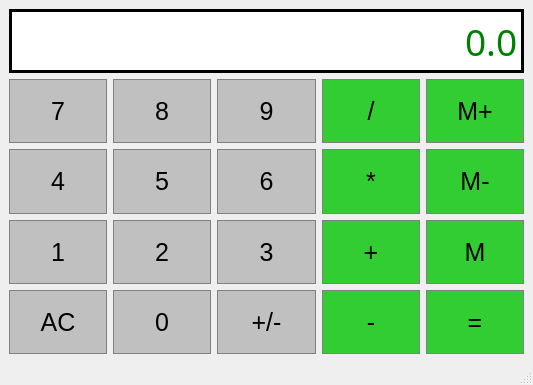
<?xml version="1.0" encoding="UTF-8"?>
<ui version="4.0">
 <class>Calculator</class>
 <widget class="QMainWindow" name="Calculator">
  <property name="geometry">
   <rect>
    <x>0</x>
    <y>0</y>
    <width>533</width>
    <height>385</height>
   </rect>
  </property>
  <property name="windowTitle">
   <string>Calculator</string>
  </property>
  <widget class="QWidget" name="centralwidget">
   <layout class="QGridLayout" name="gridLayout">
    <item row="5" column="2">
     <widget class="QPushButton" name="ChangeSign">
      <property name="sizePolicy">
       <sizepolicy hsizetype="Minimum" vsizetype="Expanding">
        <horstretch>0</horstretch>
        <verstretch>0</verstretch>
       </sizepolicy>
      </property>
      <property name="styleSheet">
       <string notr="true">QPushButton {
	background-color:  #C0C0C0;
	border: 1px solid gray;
	paddingL: 5px;
	color: black;
	font-size: 25px;
}

QPushButton:pressed {
	background-color:  #A9A9A9;
	border: 1px solid gray;
	paddingL: 5px;
	font-size: 25px;
}</string>
      </property>
      <property name="text">
       <string>+/-</string>
      </property>
     </widget>
    </item>
    <item row="4" column="4">
     <widget class="QPushButton" name="MemGet">
      <property name="sizePolicy">
       <sizepolicy hsizetype="Minimum" vsizetype="Expanding">
        <horstretch>0</horstretch>
        <verstretch>0</verstretch>
       </sizepolicy>
      </property>
      <property name="styleSheet">
       <string notr="true">QPushButton {
	background-color:  #32CD32;
	border: 1px solid gray;
	paddingL: 5px;
	color: black;
	font-size: 25px;
}

QPushButton:pressed {
	background-color:  #A9A9A9;
	border: 1px solid gray;
	paddingL: 5px;
	font-size: 25px;
}</string>
      </property>
      <property name="text">
       <string>M</string>
      </property>
     </widget>
    </item>
    <item row="2" column="2">
     <widget class="QPushButton" name="Button9">
      <property name="sizePolicy">
       <sizepolicy hsizetype="Minimum" vsizetype="Expanding">
        <horstretch>0</horstretch>
        <verstretch>0</verstretch>
       </sizepolicy>
      </property>
      <property name="styleSheet">
       <string notr="true">QPushButton {
	background-color:  #C0C0C0;
	border: 1px solid gray;
	paddingL: 5px;
	color: black;
	font-size: 25px;
}

QPushButton:pressed {
	background-color:  #A9A9A9;
	border: 1px solid gray;
	paddingL: 5px;
	font-size: 25px;
}</string>
      </property>
      <property name="text">
       <string>9</string>
      </property>
     </widget>
    </item>
    <item row="2" column="3">
     <widget class="QPushButton" name="Divide">
      <property name="sizePolicy">
       <sizepolicy hsizetype="Minimum" vsizetype="Expanding">
        <horstretch>0</horstretch>
        <verstretch>0</verstretch>
       </sizepolicy>
      </property>
      <property name="styleSheet">
       <string notr="true">QPushButton {
	background-color:  #32CD32;
	border: 1px solid gray;
	paddingL: 5px;
	color: black;
	font-size: 25px;
}

QPushButton:pressed {
	background-color:  #A9A9A9;
	border: 1px solid gray;
	paddingL: 5px;
	font-size: 25px;
}</string>
      </property>
      <property name="text">
       <string>/</string>
      </property>
     </widget>
    </item>
    <item row="4" column="0">
     <widget class="QPushButton" name="Button1">
      <property name="sizePolicy">
       <sizepolicy hsizetype="Minimum" vsizetype="Expanding">
        <horstretch>0</horstretch>
        <verstretch>0</verstretch>
       </sizepolicy>
      </property>
      <property name="styleSheet">
       <string notr="true">QPushButton {
	background-color:  #C0C0C0;
	border: 1px solid gray;
	paddingL: 5px;
	color: black;
	font-size: 25px;
}

QPushButton:pressed {
	background-color:  #A9A9A9;
	border: 1px solid gray;
	paddingL: 5px;
	font-size: 25px;
}</string>
      </property>
      <property name="text">
       <string>1</string>
      </property>
     </widget>
    </item>
    <item row="4" column="1">
     <widget class="QPushButton" name="Button2">
      <property name="sizePolicy">
       <sizepolicy hsizetype="Minimum" vsizetype="Expanding">
        <horstretch>0</horstretch>
        <verstretch>0</verstretch>
       </sizepolicy>
      </property>
      <property name="styleSheet">
       <string notr="true">QPushButton {
	background-color:  #C0C0C0;
	border: 1px solid gray;
	paddingL: 5px;
	color: black;
	font-size: 25px;
}

QPushButton:pressed {
	background-color:  #A9A9A9;
	border: 1px solid gray;
	paddingL: 5px;
	font-size: 25px;
}</string>
      </property>
      <property name="text">
       <string>2</string>
      </property>
     </widget>
    </item>
    <item row="5" column="3">
     <widget class="QPushButton" name="Subtract">
      <property name="sizePolicy">
       <sizepolicy hsizetype="Minimum" vsizetype="Expanding">
        <horstretch>0</horstretch>
        <verstretch>0</verstretch>
       </sizepolicy>
      </property>
      <property name="styleSheet">
       <string notr="true">QPushButton {
	background-color:  #32CD32;
	border: 1px solid gray;
	paddingL: 5px;
	color: black;
	font-size: 25px;
}

QPushButton:pressed {
	background-color:  #A9A9A9;
	border: 1px solid gray;
	paddingL: 5px;
	font-size: 25px;
}</string>
      </property>
      <property name="text">
       <string>-</string>
      </property>
     </widget>
    </item>
    <item row="5" column="4">
     <widget class="QPushButton" name="Equals">
      <property name="sizePolicy">
       <sizepolicy hsizetype="Minimum" vsizetype="Expanding">
        <horstretch>0</horstretch>
        <verstretch>0</verstretch>
       </sizepolicy>
      </property>
      <property name="styleSheet">
       <string notr="true">QPushButton {
	background-color:  #32CD32;
	border: 1px solid gray;
	paddingL: 5px;
	color: black;
	font-size: 25px;
}

QPushButton:pressed {
	background-color:  #A9A9A9;
	border: 1px solid gray;
	paddingL: 5px;
	font-size: 25px;
}</string>
      </property>
      <property name="text">
       <string>=</string>
      </property>
     </widget>
    </item>
    <item row="5" column="0">
     <widget class="QPushButton" name="Clear">
      <property name="sizePolicy">
       <sizepolicy hsizetype="Minimum" vsizetype="Expanding">
        <horstretch>0</horstretch>
        <verstretch>0</verstretch>
       </sizepolicy>
      </property>
      <property name="styleSheet">
       <string notr="true">QPushButton {
	background-color:  #C0C0C0;
	border: 1px solid gray;
	paddingL: 5px;
	color: black;
	font-size: 25px;
}

QPushButton:pressed {
	background-color:  #A9A9A9;
	border: 1px solid gray;
	paddingL: 5px;
	font-size: 25px;
}</string>
      </property>
      <property name="text">
       <string>AC</string>
      </property>
     </widget>
    </item>
    <item row="5" column="1">
     <widget class="QPushButton" name="Button0">
      <property name="sizePolicy">
       <sizepolicy hsizetype="Minimum" vsizetype="Expanding">
        <horstretch>0</horstretch>
        <verstretch>0</verstretch>
       </sizepolicy>
      </property>
      <property name="styleSheet">
       <string notr="true">QPushButton {
	background-color:  #C0C0C0;
	border: 1px solid gray;
	paddingL: 5px;
	color: black;
	font-size: 25px;
}

QPushButton:pressed {
	background-color:  #A9A9A9;
	border: 1px solid gray;
	paddingL: 5px;
	font-size: 25px;
}</string>
      </property>
      <property name="text">
       <string>0</string>
      </property>
     </widget>
    </item>
    <item row="2" column="1">
     <widget class="QPushButton" name="Button8">
      <property name="sizePolicy">
       <sizepolicy hsizetype="Minimum" vsizetype="Expanding">
        <horstretch>0</horstretch>
        <verstretch>0</verstretch>
       </sizepolicy>
      </property>
      <property name="styleSheet">
       <string notr="true">QPushButton {
	background-color:  #C0C0C0;
	border: 1px solid gray;
	paddingL: 5px;
	color: black;
	font-size: 25px;
}

QPushButton:pressed {
	background-color:  #A9A9A9;
	border: 1px solid gray;
	paddingL: 5px;
	font-size: 25px;
}</string>
      </property>
      <property name="text">
       <string>8</string>
      </property>
     </widget>
    </item>
    <item row="3" column="4">
     <widget class="QPushButton" name="MemClear">
      <property name="sizePolicy">
       <sizepolicy hsizetype="Minimum" vsizetype="Expanding">
        <horstretch>0</horstretch>
        <verstretch>0</verstretch>
       </sizepolicy>
      </property>
      <property name="styleSheet">
       <string notr="true">QPushButton {
	background-color:  #32CD32;
	border: 1px solid gray;
	paddingL: 5px;
	color: black;
	font-size: 25px;
}

QPushButton:pressed {
	background-color:  #A9A9A9;
	border: 1px solid gray;
	paddingL: 5px;
	font-size: 25px;
}</string>
      </property>
      <property name="text">
       <string>M-</string>
      </property>
     </widget>
    </item>
    <item row="3" column="0">
     <widget class="QPushButton" name="Button4">
      <property name="sizePolicy">
       <sizepolicy hsizetype="Minimum" vsizetype="Expanding">
        <horstretch>0</horstretch>
        <verstretch>0</verstretch>
       </sizepolicy>
      </property>
      <property name="styleSheet">
       <string notr="true">QPushButton {
	background-color:  #C0C0C0;
	border: 1px solid gray;
	paddingL: 5px;
	color: black;
	font-size: 25px;
}

QPushButton:pressed {
	background-color:  #A9A9A9;
	border: 1px solid gray;
	paddingL: 5px;
	font-size: 25px;
}</string>
      </property>
      <property name="text">
       <string>4</string>
      </property>
     </widget>
    </item>
    <item row="3" column="3">
     <widget class="QPushButton" name="Multiply">
      <property name="sizePolicy">
       <sizepolicy hsizetype="Minimum" vsizetype="Expanding">
        <horstretch>0</horstretch>
        <verstretch>0</verstretch>
       </sizepolicy>
      </property>
      <property name="styleSheet">
       <string notr="true">QPushButton {
	background-color:  #32CD32;
	border: 1px solid gray;
	paddingL: 5px;
	color: black;
	font-size: 25px;
}

QPushButton:pressed {
	background-color:  #A9A9A9;
	border: 1px solid gray;
	paddingL: 5px;
	font-size: 25px;
}</string>
      </property>
      <property name="text">
       <string>*</string>
      </property>
     </widget>
    </item>
    <item row="4" column="3">
     <widget class="QPushButton" name="Add">
      <property name="sizePolicy">
       <sizepolicy hsizetype="Minimum" vsizetype="Expanding">
        <horstretch>0</horstretch>
        <verstretch>0</verstretch>
       </sizepolicy>
      </property>
      <property name="styleSheet">
       <string notr="true">QPushButton {
	background-color:  #32CD32;
	border: 1px solid gray;
	paddingL: 5px;
	color: black;
	font-size: 25px;
}

QPushButton:pressed {
	background-color:  #A9A9A9;
	border: 1px solid gray;
	paddingL: 5px;
	font-size: 25px;
}</string>
      </property>
      <property name="text">
       <string>+</string>
      </property>
     </widget>
    </item>
    <item row="2" column="4">
     <widget class="QPushButton" name="MemAdd">
      <property name="sizePolicy">
       <sizepolicy hsizetype="Minimum" vsizetype="Expanding">
        <horstretch>0</horstretch>
        <verstretch>0</verstretch>
       </sizepolicy>
      </property>
      <property name="styleSheet">
       <string notr="true">QPushButton {
	background-color:  #32CD32;
	border: 1px solid gray;
	paddingL: 5px;
	color: black;
	font-size: 25px;
}

QPushButton:pressed {
	background-color:  #A9A9A9;
	border: 1px solid gray;
	paddingL: 5px;
	font-size: 25px;
}</string>
      </property>
      <property name="text">
       <string>M+</string>
      </property>
     </widget>
    </item>
    <item row="4" column="2">
     <widget class="QPushButton" name="Button3">
      <property name="sizePolicy">
       <sizepolicy hsizetype="Minimum" vsizetype="Expanding">
        <horstretch>0</horstretch>
        <verstretch>0</verstretch>
       </sizepolicy>
      </property>
      <property name="styleSheet">
       <string notr="true">QPushButton {
	background-color:  #C0C0C0;
	border: 1px solid gray;
	paddingL: 5px;
	color: black;
	font-size: 25px;
}

QPushButton:pressed {
	background-color:  #A9A9A9;
	border: 1px solid gray;
	paddingL: 5px;
	font-size: 25px;
}</string>
      </property>
      <property name="text">
       <string>3</string>
      </property>
     </widget>
    </item>
    <item row="3" column="1">
     <widget class="QPushButton" name="Button5">
      <property name="sizePolicy">
       <sizepolicy hsizetype="Minimum" vsizetype="Expanding">
        <horstretch>0</horstretch>
        <verstretch>0</verstretch>
       </sizepolicy>
      </property>
      <property name="styleSheet">
       <string notr="true">QPushButton {
	background-color:  #C0C0C0;
	border: 1px solid gray;
	paddingL: 5px;
	color: black;
	font-size: 25px;
}

QPushButton:pressed {
	background-color:  #A9A9A9;
	border: 1px solid gray;
	paddingL: 5px;
	font-size: 25px;
}</string>
      </property>
      <property name="text">
       <string>5</string>
      </property>
     </widget>
    </item>
    <item row="3" column="2">
     <widget class="QPushButton" name="Button6">
      <property name="sizePolicy">
       <sizepolicy hsizetype="Minimum" vsizetype="Expanding">
        <horstretch>0</horstretch>
        <verstretch>0</verstretch>
       </sizepolicy>
      </property>
      <property name="styleSheet">
       <string notr="true">QPushButton {
	background-color:  #C0C0C0;
	border: 1px solid gray;
	paddingL: 5px;
	color: black;
	font-size: 25px;
}

QPushButton:pressed {
	background-color:  #A9A9A9;
	border: 1px solid gray;
	paddingL: 5px;
	font-size: 25px;
}</string>
      </property>
      <property name="text">
       <string>6</string>
      </property>
     </widget>
    </item>
    <item row="1" column="0" colspan="5">
     <widget class="QLineEdit" name="Display">
      <property name="sizePolicy">
       <sizepolicy hsizetype="Preferred" vsizetype="Expanding">
        <horstretch>0</horstretch>
        <verstretch>0</verstretch>
       </sizepolicy>
      </property>
      <property name="font">
       <font>
        <family>MS Gothic</family>
        <pointsize>28</pointsize>
       </font>
      </property>
      <property name="styleSheet">
       <string notr="true">QLineEdit {
	background-color:  #FFFFFF;
	border: 3px solid black;
	color:  green;
	border-style: ridge;
}</string>
      </property>
      <property name="text">
       <string>0.0</string>
      </property>
      <property name="alignment">
       <set>Qt::AlignRight|Qt::AlignTrailing|Qt::AlignVCenter</set>
      </property>
     </widget>
    </item>
    <item row="2" column="0">
     <widget class="QPushButton" name="Button7">
      <property name="sizePolicy">
       <sizepolicy hsizetype="Minimum" vsizetype="Expanding">
        <horstretch>0</horstretch>
        <verstretch>0</verstretch>
       </sizepolicy>
      </property>
      <property name="styleSheet">
       <string notr="true">QPushButton {
	background-color:  #C0C0C0;
	border: 1px solid gray;
	paddingL: 5px;
	color: black;
	font-size: 25px;
}

QPushButton:pressed {
	background-color:  #A9A9A9;
	border: 1px solid gray;
	paddingL: 5px;
	font-size: 25px;
}</string>
      </property>
      <property name="text">
       <string>7</string>
      </property>
     </widget>
    </item>
   </layout>
  </widget>
  <widget class="QMenuBar" name="menubar">
   <property name="geometry">
    <rect>
     <x>0</x>
     <y>0</y>
     <width>533</width>
     <height>20</height>
    </rect>
   </property>
  </widget>
  <widget class="QStatusBar" name="statusbar"/>
 </widget>
 <resources/>
 <connections/>
</ui>
